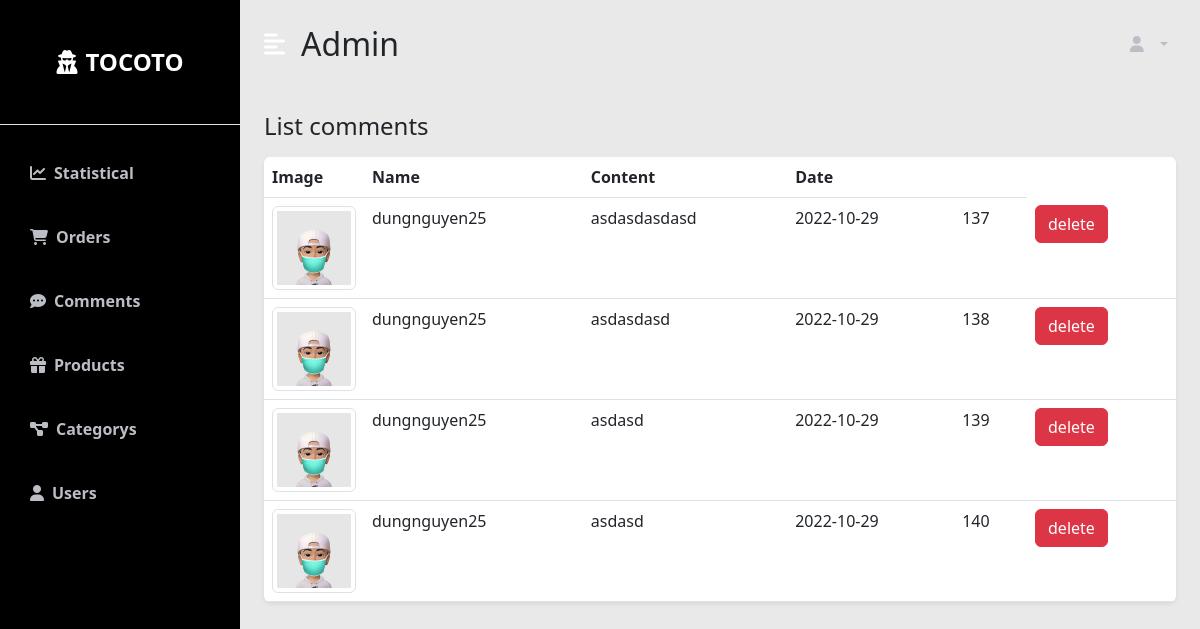
Screenshot of /admin/comments/index.php?id_product=10 with the database file from the repository.
### tables this page shows
CREATE TABLE `comments` (
  `id_comment` int(100) NOT NULL,
  `user_name` varchar(100) NOT NULL,
  `content` varchar(500) NOT NULL,
  `id_product` int(11) NOT NULL,
  `date_comment` date NOT NULL,
  `image` varchar(100) NOT NULL
);

### admin/comments/index.php (called while the page is built, shortened)
<?php
require "../../global.php";
require "../../dao/comments.php";
extract($_REQUEST);
if (exist_param("id_product")) {
    $id_product = $_GET['id_product'];
    $items = comments_select_by_products($id_product);
} else if (exist_param("btn_delete")) {
    try {
        $id_comment = $_GET['btn_delete'];
        comments_delete($id_comment);
        $MESSAGE = "Xóa thành công!";
    } catch (Exception $exc) {
        $MESSAGE = "Xóa thất bại!";
    }
    $id_product = $_GET['id_product'];
    $items = comments_select_by_products($id_product);
    if (count($items) == 0) {
        $items = statistical_comments();
        $VIEW_NAME = "comments/list.php";
    } else {
        $VIEW_NAME = "comments/detail.php";
    }
} else {
    $items = statistical_comments();
    $VIEW_NAME = "comments/list.php";
}
require "../layout.php";

### global.php (called while the page is built, shortened)
<?php
$ROOT_URL = "/restaurant-php";
$CONTENT_URL = "$ROOT_URL/content";
$ADMIN_URL = "$ROOT_URL/admin";
$SITE_URL = "$ROOT_URL/site";

### dao/pdo.php (called while the page is built, shortened)
<?php
function pdo_get_connection()
{
    $dburl = "mysql:host=localhost;dbname=assignment;charset=utf8";
    $username = 'root';
    $password = '';
    $conn = new PDO($dburl, $username, $password);
    $conn->setAttribute(PDO::ATTR_ERRMODE, PDO::ERRMODE_EXCEPTION);
    return $conn;
}
function pdo_query($sql)
{
    $sql_args = array_slice(func_get_args(), 1);
    try {
        $conn = pdo_get_connection();
        $stmt = $conn->prepare($sql);
        $stmt->execute($sql_args);
        $rows = $stmt->fetchAll();
        return $rows;
    } catch (PDOException $e) {
        throw $e;
    } finally {
        unset($conn);
    }
}

### dao/comments.php (called while the page is built, shortened)
<?php
require_once 'pdo.php';
function comments_select_by_products($id_product)
{
    $sql = "SELECT b.*, h.name_product FROM comments b JOIN products h ON h.id_product=b.id_product WHERE b.id_product=? ORDER BY date_comment DESC";
    return pdo_query($sql, $id_product);
}

### admin/comments/detail.php (the view)
<div class="container-fluid px-4">
    <div class="row my-4">
        <h3 class="fs-4 mb-3">List comments</h3>
        <div class="col overflow-auto">
            <table class="table bg-white rounded shadow-sm  table-hover">
                <thead>
                    <tr>
                        <th scope="col" width="100">Image</th>
                        <th scope="col">Name</th>
                        <th scope="col">Content</th>
                        <th scope="col">Date</th>
                        <th scope="col"></th>
                    </tr>
                </thead>
                <tbody>
                    <?php
                    foreach ($items as $bl) {
                        extract($bl);
                    ?>
                        <tr>
                            <th scope="row"> <img src=" <?= $CONTENT_URL ?>/imgs/users/<?= $image ?>" class="img-thumbnail" alt=""></th>
                            <td> <?= $user_name ?></td>
                            <td><?= $content ?></td>
                            <td> <?= $date_comment ?></td>
                            <td> <?= $id_comment ?></td>
                            <td><a href="index.php?btn_delete=<?= $id_comment ?>" class="btn btn-danger">delete</a></td>
                        </tr>
                    <?php
                    }
                    ?>
                </tbody>
            </table>
        </div>
    </div>
</div>

### admin/layout.php (shortened to what this page needs)
<!DOCTYPE html>
<html lang="en">
<head>
    <link href="https://unpkg.com/boxicons@2.1.2/css/boxicons.min.css" rel="stylesheet">
    <link href="https://cdn.jsdelivr.net/npm/bootstrap@5.2.0/dist/css/bootstrap.min.css" rel="stylesheet">
    <link rel="stylesheet" href="<?= $CONTENT_URL ?>/css/admin.css">
</head>
<body>
    <div class="wrapper">
        <main class="d-flex" id="wrapper">
            <div class="bg-black" id="sidebar-wrapper">
                <?php require "menu.php" ?>
            </div>
            <div id="page-content-wrapper">
                <?php
                require "nav.php";
                require $VIEW_NAME;
                ?>
            </div>
        </main>
    </div>
</body>
</html>

### admin/menu.php
<div class="sidebar-heading text-center py-4 primary-text fs-4 fw-bold text-uppercase border-bottom">
    <a href="<?= $SITE_URL ?>/main-page" class="list-group-item list-group-item-action bg-transparent second-text active"><i class="fas fa-user-secret me-2"></i>TOCOTO</a>
</div>
<div class="list-group list-group-flush my-3">
    <a href="<?= $ADMIN_URL ?>/statistical" class="list-group-item list-group-item-action bg-transparent second-text fw-bold"><i class="fas fa-chart-line me-2"></i>Statistical</a>
    <a href="<?= $ADMIN_URL ?>/orders?btn_list" class="list-group-item list-group-item-action bg-transparent second-text fw-bold"><i class="fas fa-shopping-cart me-2"></i>Orders</a>
    <a href="<?= $ADMIN_URL ?>/comments" class="list-group-item list-group-item-action bg-transparent second-text fw-bold"><i class="fas fa-comment-dots me-2"></i>Comments</a>
    <a href="<?= $ADMIN_URL ?>/products?btn_list" class="list-group-item list-group-item-action bg-transparent second-text fw-bold"><i class="fas fa-gift me-2"></i>Products</a>
    <a href="<?= $ADMIN_URL ?>/categories?btn_list" class="list-group-item list-group-item-action bg-transparent second-text fw-bold"><i class="fas fa-project-diagram me-2"></i>Categorys</a>
    <a href="<?= $ADMIN_URL ?>/users?btn_list" class="list-group-item list-group-item-action bg-transparent second-text fw-bold"><i class="fa-solid fa-user me-2"></i>Users</a>
</div>

### admin/nav.php (shortened to what this page needs)
<nav class="navbar navbar-expand-lg navbar-light bg-transparent py-4 px-4">
    <div class="d-flex align-items-center">
        <i class="fas fa-align-left primary-text fs-4 me-3" id="menu-toggle"></i>
        <h2 class="fs-2 m-0">Admin</h2>
    </div>
    <div class="collapse navbar-collapse" id="navbarSupportedContent">
        <ul class="navbar-nav ms-auto mb-2 mb-lg-0">
            <li class="nav-item dropdown">
                <a class="nav-link dropdown-toggle second-text fw-bold" href="#" id="navbarDropdown" role="button" data-bs-toggle="dropdown" aria-expanded="false">
                    <i class="fas fa-user me-2"></i> <?= $_SESSION['user']['user_name'] ?>
                </a>
            </li>
        </ul>
    </div>
</nav>

### content/css/admin.css (style rules this page uses)
:root { --main-bg-color: #009d63; --main-text-color: white; --second-text-color: #bbbec5; --second-bg-color: #000000; }
.primary-text { color: var(--main-text-color); }
.second-text { color: var(--second-text-color); }
#wrapper { overflow-x: hidden; background-color: rgb(233, 233, 233); }
#sidebar-wrapper { min-height: 100vh; margin-left: -15rem; -webkit-transition: margin 0.25s ease-out; -moz-transition: margin 0.25s ease-out; -o-transition: margin 0.25s ease-out; transition: margin 0.25s ease-out; }
#sidebar-wrapper .sidebar-heading { padding: 0.875rem 1.25rem; font-size: 1.2rem; }
#sidebar-wrapper .list-group { width: 15rem; }
#page-content-wrapper { min-width: 100vw; }
#menu-toggle { cursor: pointer; }
.list-group-item { border: none; padding: 20px 30px; }
.list-group-item.active { background-color: transparent; color: var(--main-text-color); font-weight: bold; border: none; }
@media (min-width: 768px) { #sidebar-wrapper { margin-left: 0; } }
@media (min-width: 768px) { #page-content-wrapper { min-width: 0; width: 100%; } }

### rows the page displays
comments: image (picture), user_name "dungnguyen25", content "asdasdasdasd", date_comment "2022-10-29", id_comment "137"
comments: image (picture), user_name "dungnguyen25", content "asdasdasd", date_comment "2022-10-29", id_comment "138"
comments: image (picture), user_name "dungnguyen25", content "asdasd", date_comment "2022-10-29", id_comment "139"
comments: image (picture), user_name "dungnguyen25", content "asdasd", date_comment "2022-10-29", id_comment "140"
